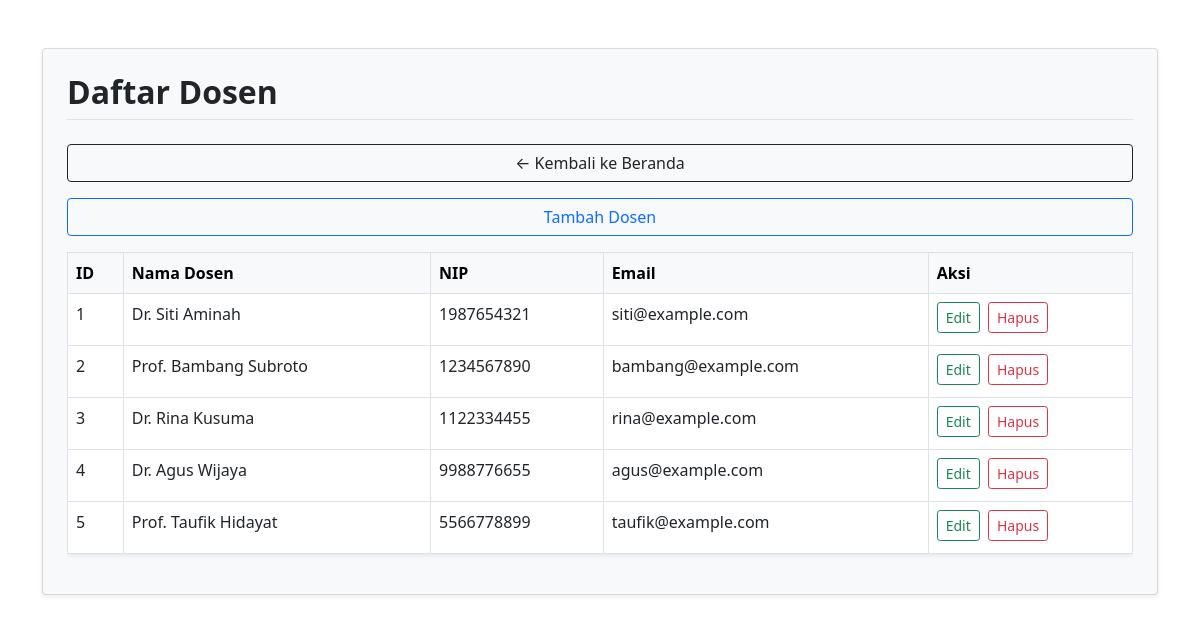
Screenshot of /view/dosen/index.php with the database file from the repository.
### tables this page shows
CREATE TABLE `dosen`  (
  `id` int NOT NULL AUTO_INCREMENT,
  `nama_dosen` varchar(100) NULL DEFAULT NULL,
  `nip` varchar(30) NULL DEFAULT NULL,
  `email` varchar(100) NULL DEFAULT NULL,
  PRIMARY KEY (`id`) USING BTREE
);

### model/Dosen.php (called while the page is built, shortened)
<?php
class Dosen {
    private $conn;
    public function __construct($conn) {
        $this->conn = $conn;
    }
    public function semua() {
        return $this->conn->query("SELECT * FROM dosen");
    }
}
?>

### view/dosen/index.php (the view, shortened to what this page needs)
<?php
require_once '../../connection.php';
require_once '../../model/Dosen.php';
$model = new Dosen($conn);
$data = $model->semua();
?>
<!DOCTYPE html>
<html>
<head>
    <link rel="stylesheet" href="../../assets/bootstrap.min.css">
</head>
<body>
    <div class="container mt-5">
        <div class="card shadow-sm p-4 bg-light rounded">
            <h2 class="mb-4 fw-bold border-bottom pb-2">Daftar Dosen</h2>
            <a href="../../index.php" class="btn btn-outline-dark mb-3">&larr; Kembali ke Beranda</a>
            <a href="tambah.php" class="btn btn-outline-primary mb-3">Tambah Dosen</a>
            <div class="table-responsive">
                <table class="table table-hover table-bordered bg-white rounded shadow-sm">
                    <thead class="table-light">
                        <tr>
                            <th>ID</th>
                            <th>Nama Dosen</th>
                            <th>NIP</th>
                            <th>Email</th>
                            <th>Aksi</th>
                        </tr>
                    </thead>
                    <tbody>
                        <?php while ($row = $data->fetch_assoc()): ?>
                        <tr>
                            <td><?= $row['id'] ?></td>
                            <td><?= $row['nama_dosen'] ?></td>
                            <td><?= $row['nip'] ?></td>
                            <td><?= $row['email'] ?></td>
                            <td>
                                <a href="edit.php?id=<?= $row['id'] ?>" class="btn btn-outline-success btn-sm me-1 mb-1">Edit</a>
                                <a href="../../controller/DosenController.php?hapus=<?= $row['id'] ?>" class="btn btn-outline-danger btn-sm mb-1" onclick="return confirm('Yakin?')">Hapus</a>
                            </td>
                        </tr>
                        <?php endwhile; ?>
                    </tbody>
                </table>
            </div>
        </div>
    </div>
</body>
</html>

### rows the page displays
dosen: id "1", nama_dosen "Dr. Siti Aminah", nip "1987654321", email "siti@example.com"
dosen: id "2", nama_dosen "Prof. Bambang Subroto", nip "1234567890", email "bambang@example.com"
dosen: id "3", nama_dosen "Dr. Rina Kusuma", nip "1122334455", email "rina@example.com"
dosen: id "4", nama_dosen "Dr. Agus Wijaya", nip "9988776655", email "agus@example.com"
dosen: id "5", nama_dosen "Prof. Taufik Hidayat", nip "5566778899", email "taufik@example.com"
